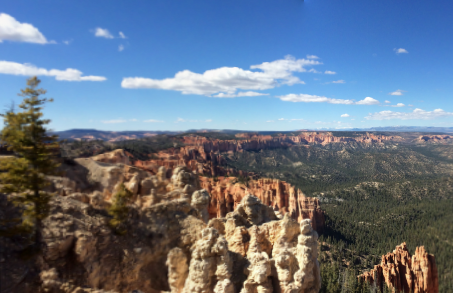
#> input picture Python/ICSI-502-Computer-Graphics/Project/output/input1_output.png, 453 x 293 px, given as the content of the folder input/input2, which was not available
$ python stitch.py
#> lines starting #> are read from the running program, lines starting #| are printed output that depends on the picture; pictures that were not available may be replaced by others from this repository, and a replacement may not be noted
### Python/ICSI-502-Computer-Graphics/Project/panorama.py
import numpy as np
import os
import cv2
import imutils
from utils import *

###
### Source: https://github.com/HYPJUDY/panorama-image-stitching (C++)
### Converted from C++ to Python using OpenCV with some modifications
### and additions.
###

def panorama_stitich(input_dir, multiblend=False, cyl_warp=False, output_width=400):
  threshold = 30

  # load images
  input_imgs = []
  for file in os.listdir(input_dir):
    image = imutils.resize(cv2.imread('{}/{}'.format(input_dir, file)), output_width)
    # perform cylinderical warping before loading
    if (cyl_warp is True):
      image = cylindrical_projection(imutils.resize(image))
    input_imgs.append(image)
  img_num = len(input_imgs)

  # extract SIFT features
  kps = []
  features = []
  for image in input_imgs:
    (k, f) = detectAndDescribe(image)
    kps.append(k)
    features.append(f)

  # find adjacent relations
  adjacent = []
  adjacent_flag = []
  for i in range(img_num):
    adjacent.append([])
    adjacent_flag.append([])
    for j in range(img_num):
      adjacent_flag[i].append(False)
  for i in range(img_num):
    for j in range(i + 1, img_num):
      pairs, _, _ = matchKeypoints(kps[i], kps[j], features[i],
        features[j], 0.75, 4.0)
      if (len(pairs) >= threshold):
        if j not in adjacent[i]:
          adjacent[i].append(j)
        if i not in adjacent[j]:
          adjacent[j].append(i)
        adjacent_flag[i][j] = adjacent_flag[j][i] = True

  # assume middle file is the center image
  last_idx = int(np.floor(img_num/2))
  to_stitch_idxs = [last_idx]
  stitched_idxs = [last_idx]
  stitched_img = input_imgs[last_idx].copy()
  n = 0
  while (len(to_stitch_idxs) != 0):
    to_stitch_idx = to_stitch_idxs.pop(0)
    for i in range(len(adjacent[to_stitch_idx]) - 1, -1, -1):
      # manage adjacency list and boolean table
      adjacent_idx = adjacent[to_stitch_idx][i]
      if (adjacent_flag[to_stitch_idx][adjacent_idx] == False):
        continue
      adjacent_flag[to_stitch_idx][adjacent_idx] = False
      adjacent_flag[adjacent_idx][to_stitch_idx] = False
      to_stitch_idxs.append(adjacent_idx)
      if (adjacent_idx in stitched_idxs):
        continue
      stitched_idxs.append(adjacent_idx)

      # calculate SIFT for previously stitched image
      # then calculate Homography matrix between it and
      # image to be stitched
      (k, f) = detectAndDescribe(stitched_img)
      _, H, _ = matchKeypoints(k, kps[adjacent_idx],
        f, features[adjacent_idx], 0.75, 4.0)
      # this works better for this version than simply changing
      # order of input
      H_inv = np.linalg.inv(H)

      # calculate using inverse H the output dimensions after stitching
      adjacent_img = input_imgs[adjacent_idx].copy()
      min_x = get_min_warped_x(adjacent_img, H_inv)
      min_y = get_min_warped_y(adjacent_img, H_inv)
      max_x = get_max_warped_x(adjacent_img, H_inv, stitched_img)
      max_y = get_max_warped_y(adjacent_img, H_inv, stitched_img)
      out_w, out_h = int(np.floor(max_x - min_x)), int(np.floor(max_y - min_y))
      out_shape = (out_h, out_w) + adjacent_img.shape[2:]
      last_stitch = np.zeros(out_shape, dtype='uint8')
      next_stitch = np.zeros(out_shape, dtype='uint8')

      n += 1
      # place the two images using H in position for blending
      img_shift(stitched_img, last_stitch, min_x, min_y)
      show_image(last_stitch, "Last Stitch {}".format(n))
      img_homography_warping(adjacent_img, next_stitch, H, min_x, min_y)
      show_image(next_stitch, "Next Stitch {}".format(n))
      # not necessary to apply Homography matrix to features as
      # it is recalculated in every loop

      # blend the previous stich and warped adjacent image
      if (multiblend):
        stitched_img = multiband_blending(last_stitch, next_stitch)
      else:
        stitched_img = alpha_blending(last_stitch, next_stitch)
      show_image(stitched_img, "Stitched {}".format(n))
  # crop the black regions so that output is filled
  stitched_img = panorama_crop_blackregions(stitched_img)
  show_image(stitched_img, "Final Stitched Image", 0)
  return stitched_img

### Python/ICSI-502-Computer-Graphics/Project/utils.py
import numpy as np
import cv2

def show_image(image, title, time=1.0):
  title = '{} | Press any key to continue'.format(title)
  cv2.namedWindow(title)
  cv2.moveWindow(title, 16, 16)
  cv2.imshow(title, image)
  cv2.waitKey(int(time * 1000))
  cv2.destroyAllWindows()

def _sample_bilinear(image, x, y):
  x1, y1 = int(x), int(y)
  x2, y2 = min(x1+1, image.shape[1]-1), min(y1+1, image.shape[0]-1)
  # denominators ignored as x2 - x1 = y2 - y1 = 1, at the edges 0
  fxy1 = (x2 - x)*image[y1, x1] + (x - x1)*image[y1, x2]
  fxy2 = (x2 - x)*image[y2, x1] + (x - x1)*image[y2, x2]
  return (y2 - y)*fxy1 + (y - y1)*fxy2

def _is_pixel_black(img, x, y, c=0):
  return img[y, x, 0] <= c and img[y, x, 1] <= c and img[y, x, 2] <= c

def _crop_hpinch(a, onlydim=False, bth=20):
  (h, w) = a.shape[:2]
  ct, cb = 0, h-1
  bw, ew = int(w*0.25), int(w*0.75)
  for x in range(bw, ew, 5):
    t, b = 0, h-1
    while (t < h and _is_pixel_black(a, x, t, bth)): t += 1
    ct = max(ct, t)
    while (b > 0 and _is_pixel_black(a, x, b, bth)): b -= 1
    cb = min(cb, b)
  vcrop = a[ct:cb, :]
  (h, w) = vcrop.shape[:2]
  cl, cr = 0, w-1
  for y in range(0, h, 5):
    l, r = 0, w-1
    while (l < w and _is_pixel_black(vcrop, l, y)): l += 1
    cl = max(cl, l)
    while (r > 0 and _is_pixel_black(vcrop, r, y)): r -= 1
    cr = min(cr, r)
  if (onlydim):
    return ct, cb, cl, cr
  return vcrop[:, cl:cr]

# [22 lines left out: function _crop_hbubble, not called in this run]

def panorama_crop_blackregions(a):
  (h, w) = a.shape[:2]
  cl, cr = 0, w-1
  for y in range(8, h-8, 5):
    l, r = 0, w-1
    while (l < h and _is_pixel_black(a, l, y)): l += 1
    cl = max(cl, l)
    while (r > 0 and _is_pixel_black(a, r, y)): r -= 1
    cr = min(cr, r)
  # assume if a left edge or right edge touching top and bottom
  # is within 1/4 of their respective side then panorama looks
  # like it is horizontally pinched
  if (cl<0.25*w or cr>0.75*w):
    return _crop_hpinch(a)
  # else panorama looks like a "bubble" likely due to cylindrical
  # warping of adjacent photos and/or minimal rotation in the input
  return _crop_hbubble(a)

# [9 lines left out: function alpha_blending, not called in this run]

###
### Source: https://github.com/HYPJUDY/panorama-image-stitching
### Converted from C++ to Python using OpenCV
###

def cylindrical_projection(image):
  result = np.zeros(image.shape, 'uint8')
  angle = 15.0
  (proj_h, proj_w) = image.shape[:2]
  cx, cy = proj_w/2, proj_h/2
  r = cx/np.tan(angle*np.pi/180.0)
  for i, j in np.ndindex(proj_w, proj_h):
    dst_x = i - cx
    dst_y = j - cy
    k = r/np.sqrt(r**2 + dst_x**2)
    src_x = dst_x/k + cx
    src_y = dst_y/k + cy
    if src_x >= 0 and src_x <= proj_w and src_y >= 0 and src_y <= proj_h:
      result[j, i] = _sample_bilinear(image, src_x, src_y)
  return result

def _get_warped_x(x, y, H):
  warped = np.matmul(H, [x, y, 1])
  return warped[0]/warped[2]

def _get_warped_y(x, y, H):
  warped = np.matmul(H, [x, y, 1])
  return warped[1]/warped[2]

# [109 lines left out: functions get_min_warped_x, get_min_warped_y, get_max_warped_x, get_max_warped_y, img_homography_warping, img_shift and 1 more, not called in this run]

###
### Source: https://www.pyimagesearch.com/2016/01/11/opencv-panorama-stitching/
### Requires OpenCV 3.X below or at 3.4.2 for SIFT which is non-free
### 'conda install opencv' installed the required version but may not in the future
###

def detectAndDescribe(image):
  # convert the image to grayscale
  # gray = cv2.cvtColor(image, cv2.COLOR_BGR2GRAY)

  # check to see if we are using OpenCV 3.X
  # if self.isv3:
    # detect and extract features from the image
  descriptor = cv2.xfeatures2d.SIFT_create()
  (kps, features) = descriptor.detectAndCompute(image, None)

  # # otherwise, we are using OpenCV 2.4.X
  # else:
  #   # detect keypoints in the image
  #   detector = cv2.FeatureDetector_create("SIFT")
  #   kps = detector.detect(gray)

  #   # extract features from the image
  #   extractor = cv2.DescriptorExtractor_create("SIFT")
  #   (kps, features) = extractor.compute(gray, kps)

  # convert the keypoints from KeyPoint objects to NumPy
  # arrays
  kps = np.float32([kp.pt for kp in kps])

  # return a tuple of keypoints and features
  return (kps, features)

# [31 lines left out: function matchKeypoints, not called in this run]

### Python/ICSI-502-Computer-Graphics/Project/stitch.py
import cv2
from panorama import panorama_stitich

# todo: proper handling of console arguments
INPUT = 'input2'
MULTIBAND_BLENDING = True
# more beneficial when rotation between photos is higher
CYLINDRICAL_WARPING = True

def main():
  stitch = panorama_stitich('input/{}'.format(INPUT), MULTIBAND_BLENDING,
    CYLINDRICAL_WARPING)
#> in panorama_stitich, `image = imutils.resize(cv2.imread('{}/{}'.format(input_dir, file)), ou..`:
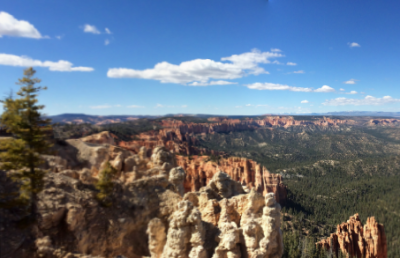
#> image: shape (258, 400, 3); mean B, G, R 131, 114.5, 102.3
#> after the loop in cylindrical_projection, `for i, j in np.ndindex(proj_w, proj_h):`:
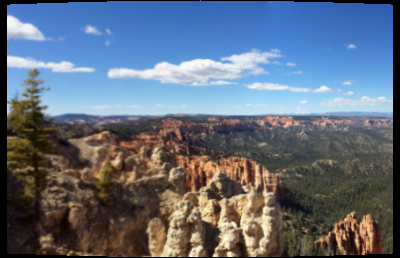
#> result: shape (258, 400, 3); mean B, G, R 124.3, 108.7, 97.2
#> in panorama_stitich, `img_num = len(input_imgs)`: img_num = 1
#> the loop in panorama_stitich, `for image in input_imgs:` made 1 pass
#> pass 1, in panorama_stitich, `(k, f) = detectAndDescribe(image)`:
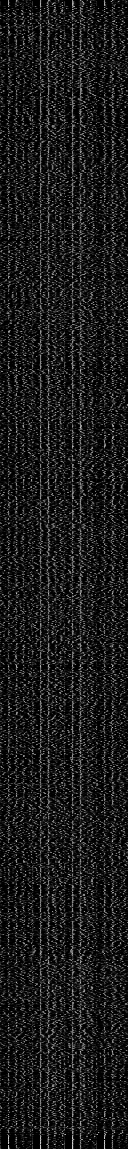
#> f: shape (1149, 128) float32; min 0, max 209, mean 27.1
#> after the loop in panorama_stitich, `for image in input_imgs:`: features = 1 item; kps = 1 point arrays, longest 1149 points
#> in panorama_stitich, `last_idx = int(np.floor(img_num/2))`: last_idx = 0
#> in panorama_stitich, `to_stitch_idxs = [last_idx]`: to_stitch_idxs = [0]
#> the loop in panorama_stitich, `while (len(to_stitch_idxs) != 0):` made 1 pass
#> after the loop in panorama_stitich, `while (len(to_stitch_idxs) != 0):`: n = 0; to_stitch_idxs = []
#> in _crop_hpinch, `vcrop = a[ct:cb, :]`:
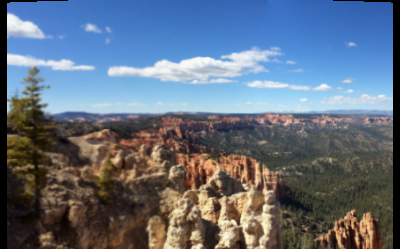
#> vcrop: shape (249, 400, 3); mean of channels 0, 1, 2 127.3, 110.9, 98.7; drawn as B, G, R
#> in _crop_hpinch, `return vcrop[:, cl:cr]`:
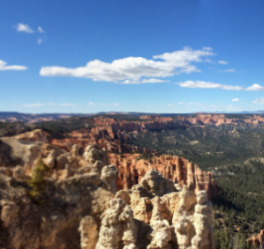
#> returned value: shape (249, 264, 3); mean of channels 0, 1, 2 136.7, 119.5, 107.3; drawn as B, G, R
  cv2.imwrite('output/{}_output.png'.format(INPUT), stitch)

if __name__ == '__main__':
  main()
